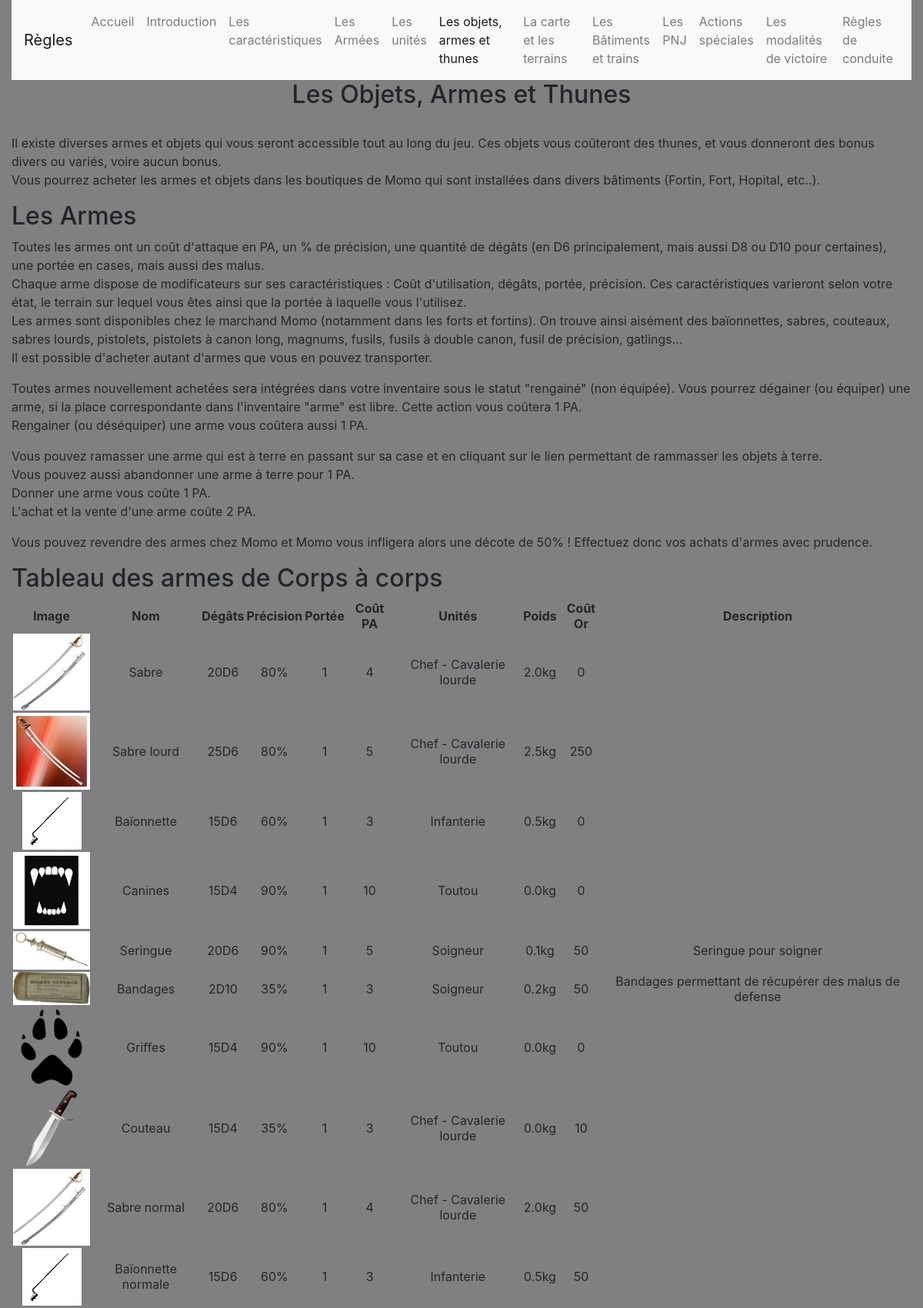
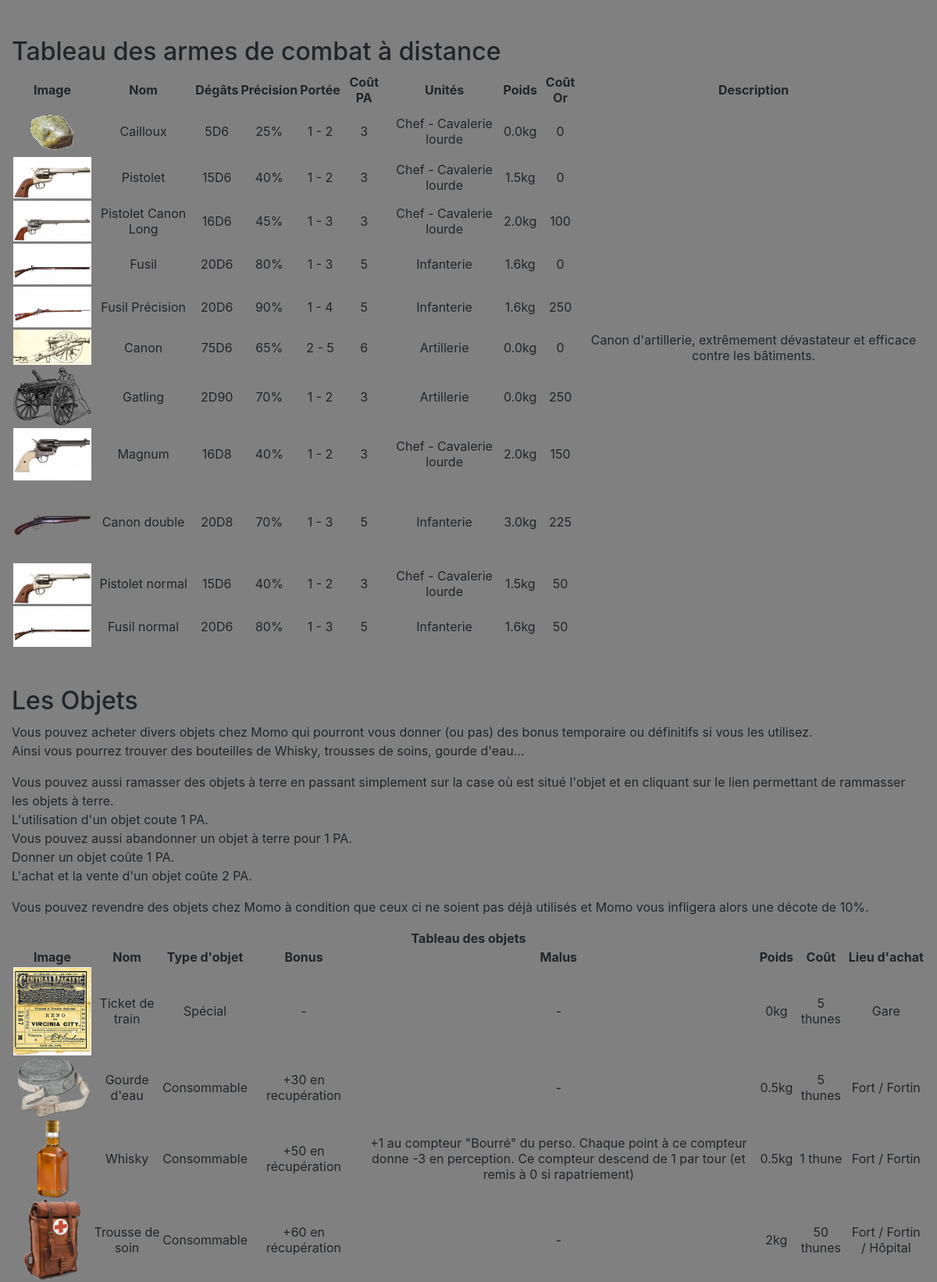
The page /regles/regles_objets.php (upper part) on the database its author committed (2 pictures, top to bottom).
### tables this page shows
CREATE TABLE `arme` (
  `id_arme` int(11) NOT NULL,
  `nom_arme` varchar(100) NOT NULL DEFAULT '',
  `porteeMin_arme` int(11) NOT NULL DEFAULT '0',
  `porteeMax_arme` tinyint(4) NOT NULL DEFAULT '0',
  `coutPa_arme` int(11) NOT NULL DEFAULT '0',
  `coutOr_arme` int(11) NOT NULL DEFAULT '0',
  `additionMin_degats` tinyint(4) NOT NULL DEFAULT '0',
  `additionMax_degats` tinyint(4) NOT NULL DEFAULT '0',
  `multiplicateurMin_degats` double NOT NULL DEFAULT '0',
  `multiplicateurMax_degats` double NOT NULL DEFAULT '0',
  `degatMin_arme` int(11) NOT NULL DEFAULT '0',
  `degatMax_arme` int(11) NOT NULL DEFAULT '0',
  `valeur_des_arme` int(11) NOT NULL DEFAULT '0',
  `precision_arme` int(11) NOT NULL DEFAULT '0',
  `degatZone_arme` enum('0','1') NOT NULL DEFAULT '0',
  `bonusPM_arme` int(11) NOT NULL DEFAULT '0',
  `poids_arme` decimal(10,1) NOT NULL DEFAULT '0.0',
  `pvMax_arme` int(11) NOT NULL DEFAULT '0',
  `description_arme` text NOT NULL,
  `qualite_arme` tinyint(4) NOT NULL DEFAULT '6',
  `main` tinyint(4) NOT NULL DEFAULT '1',
  `image_arme` varchar(100) DEFAULT NULL
);

### regles/regles_objets.php (the view, shortened to what this page needs)
<?php
$mysqli = db_connexion();
?>
<html>
	<head>
		<link rel="stylesheet" href="https://stackpath.bootstrapcdn.com/bootstrap/4.3.1/css/bootstrap.min.css">
	</head>
	<body style="background-color:grey;">
		<div class="container-fluid">
			<nav class="navbar navbar-expand-lg navbar-light bg-light">
				<a class="navbar-brand" href="#">Règles</a>
				<div class="collapse navbar-collapse" id="navbarSupportedContent">
					<ul class="navbar-nav mr-auto">
						<li class="nav-item">
							<a class="nav-link" href="../index.php">Accueil</a>
						</li>
						<li class="nav-item">
							<a class="nav-link" href="regles_introduction.php">Introduction</a>
						</li>
						<li class="nav-item">
							<a class="nav-link" href="regles_caracs.php">Les caractéristiques</a>
						</li>
						<li class="nav-item">
							<a class="nav-link" href="regles_armees.php">Les Armées</a>
						</li>
						<li class="nav-item">
							<a class="nav-link" href="regles_unites.php">Les unités</a>
						</li>
						<li class="nav-item">
							<a class="nav-link active" href="regles_objets.php">Les objets, armes et thunes</a>
						</li>
						<li class="nav-item">
							<a class="nav-link" href="regles_carte.php">La carte et les terrains</a>
						</li>
						<li class="nav-item">
							<a class="nav-link" href="regles_batiments.php">Les Bâtiments et trains</a>
						</li>
						<li class="nav-item">
							<a class="nav-link" href="regles_pnjs.php">Les PNJ</a>
						</li>
						<li class="nav-item">
							<a class="nav-link" href="regles_action_spe.php">Actions spéciales</a>
						</li>
						<li class="nav-item">
							<a class="nav-link" href="regles_modalites_victoire.php">Les modalités de victoire</a>
						</li>
						<li class="nav-item">
							<a class="nav-link" href="regles_conduite.php">Règles de conduite</a>
						</li>
					</ul>
				</div>
			</nav>
			<div class="row justify-content-center">
				<div class="col-12">
					<div align="center"><h2>Les Objets, Armes et Thunes</h2></div>
				</div>
			</div>
			<div class="row">
				<div class="col-12">
					<br />
					<p>Il existe diverses armes et objets qui vous seront accessible tout au long du jeu. Ces objets vous coûteront des thunes, et vous donneront des bonus divers ou variés, voire aucun bonus.<br />
					Vous pourrez acheter les armes et objets dans les boutiques de Momo qui sont installées dans divers bâtiments (Fortin, Fort, Hopital, etc..). </p>
					<h2>Les Armes</h2>
					<p>Toutes les armes ont un coût d'attaque en PA, un % de précision, une quantité de dégâts (en D6 principalement, mais aussi D8 ou D10 pour certaines), une portée en cases, mais aussi des malus.<br />
					Chaque arme dispose de modificateurs sur ses caractéristiques : Coût d'utilisation, dégâts, portée, précision. Ces caractéristiques varieront selon votre état, le terrain sur lequel vous êtes ainsi que la portée à laquelle vous l'utilisez.<br />
					Les armes sont disponibles chez le marchand Momo (notamment dans les forts et fortins). On trouve ainsi aisément des baïonnettes, sabres, couteaux, sabres lourds, pistolets, pistolets à canon long, magnums, fusils, fusils à double canon, fusil de précision, gatlings…<br />
					Il est possible d'acheter autant d'armes que vous en pouvez transporter.</p>
					<p>Toutes armes nouvellement achetées sera intégrées dans votre inventaire sous le statut "rengainé" (non équipée). Vous pourrez dégainer (ou équiper) une arme, si la place correspondante dans l'inventaire "arme" est libre. Cette action vous coûtera 1 PA.<br />
					Rengainer (ou déséquiper) une arme vous coûtera aussi 1 PA.</p>
					<p>Vous pouvez ramasser une arme qui est à terre en passant sur sa case et en cliquant sur le lien permettant de rammasser les objets à terre.<br />
					Vous pouvez aussi abandonner une arme à terre pour 1 PA.<br />
					Donner une arme vous coûte 1 PA.<br />
					L'achat et la vente d'une arme coûte 2 PA.</p>
					<p>Vous pouvez revendre des armes chez Momo et Momo vous infligera alors une décote de 50% ! Effectuez donc vos achats d'armes avec prudence.</p>
					<h2>Tableau des armes de Corps à corps</h2>
					<div id="table_armes_cac" class="table-responsive">
						<table border='1' align="center" width=100%>
							<tr>
								<th style="text-align:center">Image</th>
								<th style="text-align:center">Nom</th>
								<th style="text-align:center">Dégâts</th>
								<th style="text-align:center">Précision</th>
								<th style="text-align:center">Portée</th>
								<th style="text-align:center">Coût PA</th>
								<th style="text-align:center">Unités</th>
								<th style="text-align:center">Poids</th>
								<th style="text-align:center">Coût Or</th>
								<th style="text-align:center">Description</th>
							</tr>
							<?php
							$sql = "SELECT id_arme, image_arme, description_arme, poids_arme, precision_arme, degatMin_arme, valeur_des_arme, coutOr_arme, coutPa_arme, nom_arme
									FROM arme
									WHERE  porteeMax_arme = 1
									ORDER BY arme.id_arme ASC";
							$res = $mysqli->query($sql);
							while ($t_arme_cac = $res->fetch_assoc()) {
								$id_arme		= $t_arme_cac['id_arme'];
								$image_arme 	= $t_arme_cac['image_arme'];
								$desc_arme		= $t_arme_cac['description_arme'];
								$poids_arme		= $t_arme_cac['poids_arme'];
								$precision_arme	= $t_arme_cac['precision_arme'];
								$degats_arme	= $t_arme_cac['degatMin_arme'] . "D" . $t_arme_cac['valeur_des_arme'];
								$coutOr_arme	= $t_arme_cac['coutOr_arme'];
								$coutPa_arme	= $t_arme_cac['coutPa_arme'];
								$nom_arme		= $t_arme_cac['nom_arme'];
								$nom_unite		= "";
								$sql_unite = "SELECT nom_unite
												FROM arme_as_type_unite, type_unite
												WHERE arme_as_type_unite.id_type_unite = type_unite.id_unite
												AND arme_as_type_unite.id_arme = $id_arme";
								$res_unite = $mysqli->query($sql_unite);
								while ($t_unite = $res_unite->fetch_assoc()) {
									if (trim($nom_unite) != "") {
										$nom_unite .= " - ";
									}
									$nom_unite .= $t_unite['nom_unite'];
								}
								echo "<tr>";
								echo "	<td style='text-align:center'><img src='../images/armes/".$image_arme."' style='max-width: 100px; height: auto;' alt=''></td>";
								echo "	<td style='text-align:center'>".$nom_arme."</td>";
								echo "	<td style='text-align:center'>".$degats_arme."</td>";
								echo "	<td style='text-align:center'>".$precision_arme."%</td>";
								echo "	<td style='text-align:center'>1</td>";
								echo "	<td style='text-align:center'>".$coutPa_arme."</td>";
								echo "	<td style='text-align:center'>".$nom_unite."</td>";
								echo "	<td style='text-align:center'>".$poids_arme."kg</td>";
								echo "	<td style='text-align:center'>".$coutOr_arme."</td>";
								echo "	<td style='text-align:center'>".$desc_arme."</td>";
								echo "</tr>";
							}
							?>
						</table>
					</div>
					<br /><br />
					<h2>Tableau des armes de combat à distance</h2>
					<div id="table_armes_dist" class="table-responsive">
						<table border='1' align="center" width=100%>
							<tr>
								<th style="text-align:center">Image</th>
								<th style="text-align:center">Nom</th>
								<th style="text-align:center">Dégâts</th>
								<th style="text-align:center">Précision</th>
								<th style="text-align:center">Portée</th>
								<th style="text-align:center">Coût PA</th>
								<th style="text-align:center">Unités</th>
								<th style="text-align:center">Poids</th>
								<th style="text-align:center">Coût Or</th>
								<th style="text-align:center">Description</th>
							</tr>
							<?php
							$sql = "SELECT id_arme, image_arme, description_arme, poids_arme, precision_arme, degatMin_arme, valeur_des_arme, coutOr_arme, coutPa_arme, nom_arme, porteeMin_arme, porteeMax_arme
									FROM arme WHERE porteeMax_arme > 1
									ORDER BY id_arme ASC";
							$res = $mysqli->query($sql);
							while ($t_arme_dist = $res->fetch_assoc()) {
								$id_arme		= $t_arme_dist['id_arme'];
								$image_arme 	= $t_arme_dist['image_arme'];
								$desc_arme		= $t_arme_dist['description_arme'];
								$poids_arme		= $t_arme_dist['poids_arme'];
								$precision_arme	= $t_arme_dist['precision_arme'];
								$degats_arme	= $t_arme_dist['degatMin_arme'] . "D" . $t_arme_dist['valeur_des_arme'];
								$coutOr_arme	= $t_arme_dist['coutOr_arme'];
								$coutPa_arme	= $t_arme_dist['coutPa_arme'];
								$nom_arme		= $t_arme_dist['nom_arme'];
								$portee_arme	= $t_arme_dist['porteeMin_arme'] . " - " . $t_arme_dist['porteeMax_arme'];
								$nom_unite		= "";
								$sql_unite = "SELECT nom_unite
												FROM arme_as_type_unite, type_unite
												WHERE arme_as_type_unite.id_type_unite = type_unite.id_unite
												AND arme_as_type_unite.id_arme = $id_arme";
								$res_unite = $mysqli->query($sql_unite);
								while ($t_unite = $res_unite->fetch_assoc()) {
									if (trim($nom_unite) != "") {
										$nom_unite .= " - ";
									}
									$nom_unite .= $t_unite['nom_unite'];
								}
								echo "<tr>";
								echo "	<td style='text-align:center'><img src='../images/armes/".$image_arme."' style='max-width: 100px; height: auto;' alt=''></td>";
								echo "	<td style='text-align:center'>".$nom_arme."</td>";
								echo "	<td style='text-align:center'>".$degats_arme."</td>";
								echo "	<td style='text-align:center'>".$precision_arme."%</td>";
								echo "	<td style='text-align:center'>".$portee_arme."</td>";
								echo "	<td style='text-align:center'>".$coutPa_arme."</td>";
								echo "	<td style='text-align:center'>".$nom_unite."</td>";
								echo "	<td style='text-align:center'>".$poids_arme."kg</td>";
								echo "	<td style='text-align:center'>".$coutOr_arme."</td>";
								echo "	<td style='text-align:center'>".$desc_arme."</td>";
								echo "</tr>";
							}
							?>
						</table>
					</div>
					<br /><br />
					<h2>Les Objets</h2>
					<p>Vous pouvez acheter divers objets chez Momo qui pourront vous donner (ou pas) des bonus temporaire ou définitifs si vous les utilisez.<br />
					Ainsi vous pourrez trouver des bouteilles de Whisky, trousses de soins, gourde d'eau…</p>
					<p>Vous pouvez aussi ramasser des objets à terre en passant simplement sur la case où est situé l'objet et en cliquant sur le lien permettant de rammasser les objets à terre.<br />
					L'utilisation d'un objet coute 1 PA.<br />
					Vous pouvez aussi abandonner un objet à terre pour 1 PA.<br />
					Donner un objet coûte 1 PA.<br />
					L'achat et la vente d'un objet coûte 2 PA.</p>
					<p>Vous pouvez revendre des objets chez Momo à condition que ceux ci ne soient pas déjà utilisés et Momo vous infligera alors une décote de 10%.</p>
					<center><b>Tableau des objets</b></center>
					<div id="table_objets" class="table-responsive">
						<table border='1' align="center" width=100%>
							<tr>
								<th style="text-align:center">Image</th>
								<th style="text-align:center">Nom</th>
								<th style="text-align:center">Type d'objet</th>
								<th style="text-align:center">Bonus</th>
								<th style="text-align:center">Malus</th>
								<th style="text-align:center">Poids</th>
								<th style="text-align:center">Coût</th>
								<th style="text-align:center">Lieu d'achat</th>
							</tr>
							<tr>
								<td align='center'><img src='../images/objets/objet1.png' style='max-width: 100px; height: auto;' alt=''></td>
								<td align='center'>Ticket de train</td>
								<td align='center'>Spécial</td>
								<td align='center'>-</td>
								<td align='center'>-</td>
								<td align='center'>0kg</td>
								<td align='center'>5 thunes</td>
								<td align='center'>Gare</td>
							</tr>
							<tr>
								<td align='center'><img src='../images/objets/objet2.png' style='max-width: 100px; height: auto;' alt=''></td>
								<td align='center'>Gourde d'eau</td>
								<td align='center'>Consommable</td>
								<td align='center'>+30 en recupération</td>
								<td align='center'>-</td>
								<td align='center'>0.5kg</td>
								<td align='center'>5 thunes</td>
								<td align='center'>Fort / Fortin</td>
							</tr>
							<tr>
								<td align='center'><img src='../images/objets/objet3.png' style='max-width: 100px; height: auto;' alt=''></td>
								<td align='center'>Whisky</td>
								<td align='center'>Consommable</td>
								<td align='center'>+50 en récupération</td>
								<td align='center'>+1 au compteur "Bourré" du perso. Chaque point à ce compteur donne -3 en perception. Ce compteur descend de 1 par tour (et remis à 0 si rapatriement)</td>
								<td align='center'>0.5kg</td>
								<td align='center'>1 thune</td>
								<td align='center'>Fort / Fortin</td>
							</tr>
							<tr>
								<td align='center'><img src='../images/objets/objet4.png' style='max-width: 100px; height: auto;' alt=''></td>
								<td align='center'>Trousse de soin</td>
								<td align='center'>Consommable</td>
								<td align='center'>+60 en récupération</td>
								<td align='center'>-</td>
								<td align='center'>2kg</td>
								<td align='center'>50 thunes</td>
								<td align='center'>Fort / Fortin / Hôpital</td>
							</tr>
						</table>
					</div>
					<br />
				</div>
			</div>
		</div>
	</body>
</html>

### rows shown on the page
arme: image_arme (picture), nom_arme "Sabre", degats_arme "20D6", precision_arme "80", coutPa_arme "4", nom_unite "Chef - Cavalerie lourde", poids_arme "2.0", coutOr_arme "0"
arme: image_arme (picture), nom_arme "Sabre lourd", degats_arme "25D6", precision_arme "80", coutPa_arme "5", nom_unite "Chef - Cavalerie lourde", poids_arme "2.5", coutOr_arme "250"
arme: image_arme (picture), nom_arme "Baïonnette", degats_arme "15D6", precision_arme "60", coutPa_arme "3", nom_unite "Infanterie", poids_arme "0.5", coutOr_arme "0"
arme: image_arme (picture), nom_arme "Canines", degats_arme "15D4", precision_arme "90", coutPa_arme "10", nom_unite "Toutou", poids_arme "0.0", coutOr_arme "0"
arme: image_arme (picture), nom_arme "Seringue", degats_arme "20D6", precision_arme "90", coutPa_arme "5", nom_unite "Soigneur", poids_arme "0.1", coutOr_arme "50", description_arme "Seringue pour soigner"
arme: image_arme (picture), nom_arme "Bandages", degats_arme "2D10", precision_arme "35", coutPa_arme "3", nom_unite "Soigneur", poids_arme "0.2", coutOr_arme "50", description_arme "Bandages permettant de récupérer des malus de defense"
arme: image_arme (picture), nom_arme "Griffes", degats_arme "15D4", precision_arme "90", coutPa_arme "10", nom_unite "Toutou", poids_arme "0.0", coutOr_arme "0"
arme: image_arme (picture), nom_arme "Couteau", degats_arme "15D4", precision_arme "35", coutPa_arme "3", nom_unite "Chef - Cavalerie lourde", poids_arme "0.0", coutOr_arme "10"
arme: image_arme (picture), nom_arme "Sabre normal", degats_arme "20D6", precision_arme "80", coutPa_arme "4", nom_unite "Chef - Cavalerie lourde", poids_arme "2.0", coutOr_arme "50"
arme: image_arme (picture), nom_arme "Baïonnette normale", degats_arme "15D6", precision_arme "60", coutPa_arme "3", nom_unite "Infanterie", poids_arme "0.5", coutOr_arme "50"
arme: image_arme (picture), nom_arme "Cailloux", degats_arme "5D6", precision_arme "25", portee_arme "1 - 2", coutPa_arme "3", nom_unite "Chef - Cavalerie lourde", poids_arme "0.0", coutOr_arme "0"
arme: image_arme (picture), nom_arme "Pistolet", degats_arme "15D6", precision_arme "40", portee_arme "1 - 2", coutPa_arme "3", nom_unite "Chef - Cavalerie lourde", poids_arme "1.5", coutOr_arme "0"
arme: image_arme (picture), nom_arme "Pistolet Canon Long", degats_arme "16D6", precision_arme "45", portee_arme "1 - 3", coutPa_arme "3", nom_unite "Chef - Cavalerie lourde", poids_arme "2.0", coutOr_arme "100"
arme: image_arme (picture), nom_arme "Fusil", degats_arme "20D6", precision_arme "80", portee_arme "1 - 3", coutPa_arme "5", nom_unite "Infanterie", poids_arme "1.6", coutOr_arme "0"
arme: image_arme (picture), nom_arme "Fusil Précision", degats_arme "20D6", precision_arme "90", portee_arme "1 - 4", coutPa_arme "5", nom_unite "Infanterie", poids_arme "1.6", coutOr_arme "250"
arme: image_arme (picture), nom_arme "Canon", degats_arme "75D6", precision_arme "65", portee_arme "2 - 5", coutPa_arme "6", nom_unite "Artillerie", poids_arme "0.0", coutOr_arme "0", description_arme "Canon d'artillerie, extrêmement dévastateur et efficace contre les bâtiments."
arme: image_arme (picture), nom_arme "Gatling", degats_arme "2D90", precision_arme "70", portee_arme "1 - 2", coutPa_arme "3", nom_unite "Artillerie", poids_arme "0.0", coutOr_arme "250"
arme: image_arme (picture), nom_arme "Magnum", degats_arme "16D8", precision_arme "40", portee_arme "1 - 2", coutPa_arme "3", nom_unite "Chef - Cavalerie lourde", poids_arme "2.0", coutOr_arme "150"
arme: image_arme (picture), nom_arme "Canon double", degats_arme "20D8", precision_arme "70", portee_arme "1 - 3", coutPa_arme "5", nom_unite "Infanterie", poids_arme "3.0", coutOr_arme "225"
arme: image_arme (picture), nom_arme "Pistolet normal", degats_arme "15D6", precision_arme "40", portee_arme "1 - 2", coutPa_arme "3", nom_unite "Chef - Cavalerie lourde", poids_arme "1.5", coutOr_arme "50"
arme: image_arme (picture), nom_arme "Fusil normal", degats_arme "20D6", precision_arme "80", portee_arme "1 - 3", coutPa_arme "5", nom_unite "Infanterie", poids_arme "1.6", coutOr_arme "50"
